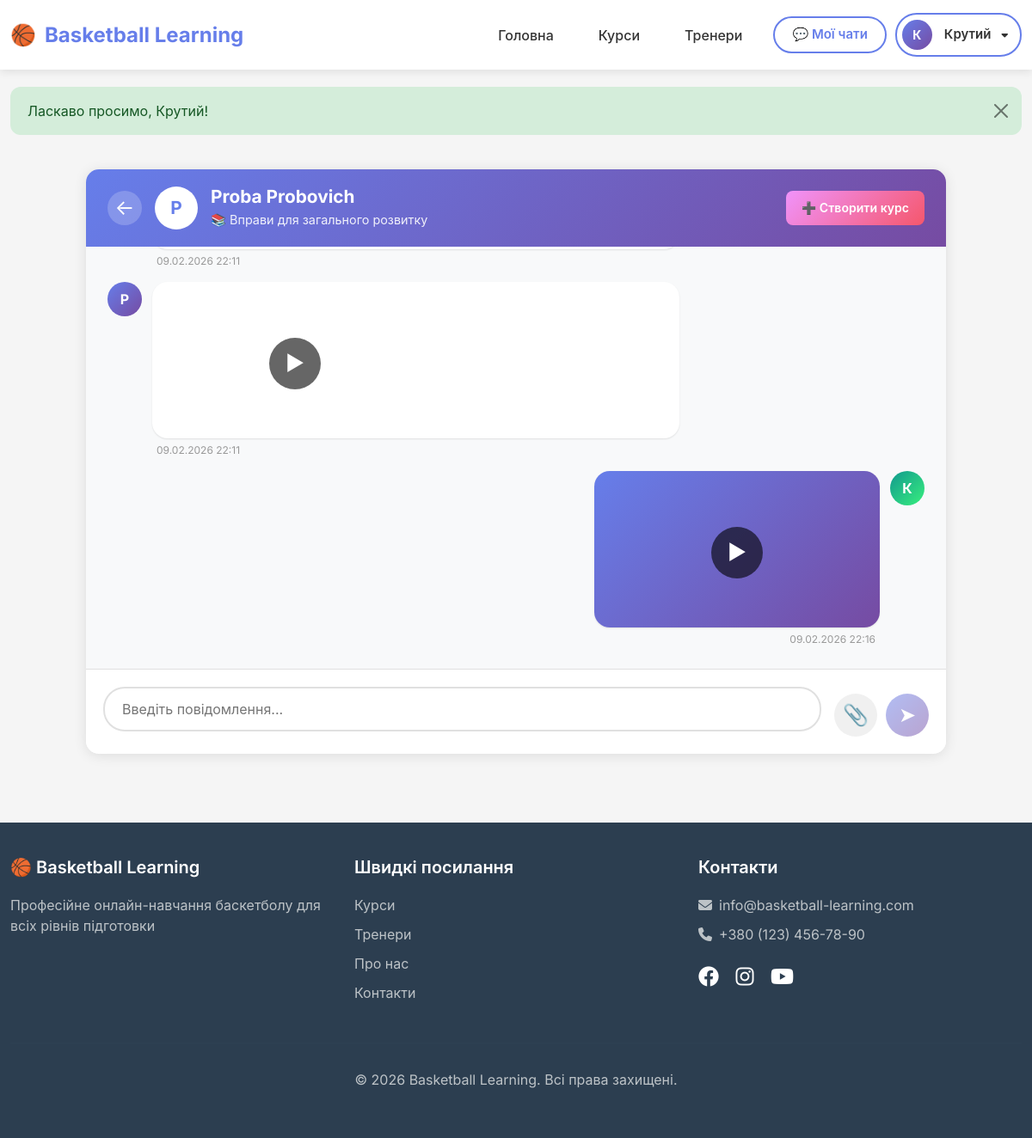
The app's page /chat.php?id=1 (signed in) with its own data.
### tables this page shows
CREATE TABLE `users` (
  `id` int(11) NOT NULL,
  `email` varchar(255) NOT NULL,
  `password` varchar(255) NOT NULL,
  `first_name` varchar(100) NOT NULL,
  `last_name` varchar(100) NOT NULL,
  `phone` varchar(20) DEFAULT NULL,
  `role` enum('student','trainer','admin') DEFAULT 'student',
  `avatar` varchar(255) DEFAULT NULL,
  `bio` text DEFAULT NULL,
  `experience_years` int(11) DEFAULT NULL,
  `created_at` timestamp NOT NULL DEFAULT current_timestamp(),
  `updated_at` timestamp NOT NULL DEFAULT current_timestamp() ON UPDATE current_timestamp(),
  `is_active` tinyint(1) DEFAULT 1
);

CREATE TABLE `chats` (
  `id` int(11) NOT NULL,
  `student_id` int(11) NOT NULL,
  `trainer_id` int(11) NOT NULL,
  `course_id` int(11) DEFAULT NULL,
  `chat_type` enum('course','general','individual') DEFAULT 'course',
  `subject` varchar(255) DEFAULT NULL,
  `created_at` timestamp NOT NULL DEFAULT current_timestamp(),
  `last_message_at` timestamp NULL DEFAULT NULL
);

CREATE TABLE `courses` (
  `id` int(11) NOT NULL,
  `title` varchar(255) NOT NULL,
  `description` text DEFAULT NULL,
  `price` decimal(10,2) NOT NULL,
  `is_free` tinyint(1) DEFAULT 0,
  `duration_weeks` int(11) DEFAULT NULL,
  `level` enum('beginner','intermediate','advanced') NOT NULL,
  `trainer_id` int(11) DEFAULT NULL,
  `thumbnail` varchar(255) DEFAULT NULL,
  `is_active` tinyint(1) DEFAULT 1,
  `created_at` timestamp NOT NULL DEFAULT current_timestamp(),
  `updated_at` timestamp NOT NULL DEFAULT current_timestamp() ON UPDATE current_timestamp()
);

CREATE TABLE `chat_messages` (
  `id` int(11) NOT NULL,
  `chat_id` int(11) NOT NULL,
  `sender_id` int(11) NOT NULL,
  `message` text NOT NULL,
  `message_type` enum('text','image','video') DEFAULT 'text',
  `media_path` varchar(500) DEFAULT NULL,
  `media_thumbnail` varchar(500) DEFAULT NULL,
  `is_read` tinyint(1) DEFAULT 0,
  `individual_course_id` int(11) DEFAULT NULL,
  `created_at` timestamp NOT NULL DEFAULT current_timestamp()
);

### config.php (called while the page is built, shortened)
<?php
class Database {
    private static $instance = null;
    private $conn;
    private function __construct() {
        try {
            $dsn = "mysql:host=" . DB_HOST . ";dbname=" . DB_NAME . ";charset=" . DB_CHARSET;
            $options = [
                PDO::ATTR_ERRMODE => PDO::ERRMODE_EXCEPTION,
                PDO::ATTR_DEFAULT_FETCH_MODE => PDO::FETCH_ASSOC,
                PDO::ATTR_EMULATE_PREPARES => false,
            ];
            $this->conn = new PDO($dsn, DB_USER, DB_PASS, $options);
        } catch (PDOException $e) {
            die("Помилка підключення до бази даних: " . $e->getMessage());
        }
    }
    public static function getInstance() {
        if (self::$instance === null) {
            self::$instance = new self();
        }
        return self::$instance;
    }
    public function getConnection() {
        return $this->conn;
    }
}
function isLoggedIn() {
    return isset($_SESSION['user_id']);
}
function getCurrentUser() {
    $db = Database::getInstance()->getConnection();
    $stmt = $db->prepare("SELECT id, email, first_name, last_name, role, avatar FROM users WHERE id = ?");
    $stmt->execute([$_SESSION['user_id']]);
    return $stmt->fetch();
}
function getFlashMessage() {
    if (isset($_SESSION['flash_message'])) {
        $message = $_SESSION['flash_message'];
        return $message;
    }
    return null;
}
?>

### chat.php (the view, shortened to what this page needs)
<?php
require_once 'config.php';
$db = Database::getInstance()->getConnection();
$userId = $_SESSION['user_id'];
$userRole = $_SESSION['user_role'];
$chatId = isset($_GET['id']) ? (int)$_GET['id'] : 0;
if ($userRole === 'student') {
    $stmt = $db->prepare("
        SELECT c.*,
               u.first_name as trainer_first_name,
               u.last_name as trainer_last_name,
               co.title as course_title
        FROM chats c
        JOIN users u ON c.trainer_id = u.id
        LEFT JOIN courses co ON c.course_id = co.id
        WHERE c.id = ? AND c.student_id = ?
    ");
    $stmt->execute([$chatId, $userId]);
} else {
    $stmt = $db->prepare("
        SELECT c.*,
               u.first_name as student_first_name,
               u.last_name as student_last_name,
               co.title as course_title
        FROM chats c
        JOIN users u ON c.student_id = u.id
        LEFT JOIN courses co ON c.course_id = co.id
        WHERE c.id = ? AND c.trainer_id = ?
    ");
    $stmt->execute([$chatId, $userId]);
}
$chat = $stmt->fetch();
$stmt = $db->prepare("
    SELECT cm.*, u.first_name, u.last_name
    FROM chat_messages cm
    JOIN users u ON cm.sender_id = u.id
    WHERE cm.chat_id = ?
    ORDER BY cm.created_at ASC
");
$stmt->execute([$chatId]);
$messages = $stmt->fetchAll();
include 'includes/header.php';
?>
<div class="chat-container">
    <div class="chat-header">
        <a href="chats.php" class="back-btn">←</a>
        <div class="chat-header-avatar">
            <?php
            if ($userRole === 'student') {
                echo strtoupper(mb_substr($chat['trainer_first_name'], 0, 1));
            } else {
                echo strtoupper(mb_substr($chat['student_first_name'], 0, 1));
            }
            ?>
        </div>
        <div class="chat-header-info">
            <h2>
                <?php
                if ($userRole === 'student') {
                    echo htmlspecialchars($chat['trainer_first_name'] . ' ' . $chat['trainer_last_name']);
                } else {
                    echo htmlspecialchars($chat['student_first_name'] . ' ' . $chat['student_last_name']);
                }
                ?>
            </h2>
            <div class="chat-header-course">
                <?php if (!empty($chat['course_title'])): ?>
                    📚 <?= htmlspecialchars($chat['course_title']) ?>
                <?php else: ?>
                    💬 Індивідуальна консультація
                <?php endif; ?>
            </div>
        </div>
        <?php if ($userRole === 'trainer'): ?>
        <a href="trainer/course-create.php"
           style="margin-left:auto;padding:9px 18px;background:linear-gradient(135deg,#f093fb,#f5576c);color:white;text-decoration:none;border-radius:8px;font-weight:600;font-size:.88rem;white-space:nowrap;flex-shrink:0;display:flex;align-items:center;gap:6px;">
            ➕ Створити курс
        </a>
        <?php endif; ?>
    </div>
    <div class="messages-container" id="messagesContainer">
        <?php if (empty($messages)): ?>
            <div class="empty-messages">
                <div class="empty-messages-icon">💬</div>
                <p>Поки немає повідомлень</p>
                <p>Надішліть перше повідомлення</p>
            </div>
        <?php else: ?>
            <?php foreach ($messages as $message): ?>
                <div class="message <?= $message['sender_id'] == $userId ? 'own' : '' ?>">
                    <div class="message-avatar">
                        <?= strtoupper(mb_substr($message['first_name'], 0, 1)) ?>
                    </div>
                    <div class="message-content">
                        <div class="message-bubble">
                            <?php if ($message['message_type'] === 'text'): ?>
                                <?= nl2br(htmlspecialchars($message['message'])) ?>
                            <?php elseif ($message['message_type'] === 'image'): ?>
                                <?php if (!empty($message['message'])): ?>
                                    <?= nl2br(htmlspecialchars($message['message'])) ?>
                                <?php endif; ?>
                                <div class="media-content" onclick="openMediaModal('<?= htmlspecialchars($message['media_path']) ?>', 'image')">
                                    <img src="<?= htmlspecialchars($message['media_path']) ?>" alt="Image">
                                </div>
                            <?php elseif ($message['message_type'] === 'video'): ?>
                                <div class="media-content" onclick="openMediaModal('<?= htmlspecialchars($message['media_path']) ?>', 'video')">
                                    <?php if ($message['media_thumbnail']): ?>
                                        <img src="<?= htmlspecialchars($message['media_thumbnail']) ?>" alt="Video thumbnail">
                                    <?php else: ?>
                                        <video src="<?= htmlspecialchars($message['media_path']) ?>" preload="metadata"></video>
                                    <?php endif; ?>
                                    <div class="video-play-overlay">▶</div>
                                </div>
                            <?php endif; ?>
                        </div>
                        <div class="message-time">
                            <?= date('d.m.Y H:i', strtotime($message['created_at'])) ?>
                        </div>
                    </div>
                </div>
            <?php endforeach; ?>
        <?php endif; ?>
    </div>
    <form method="POST" action="upload-chat-media.php" enctype="multipart/form-data" class="message-form" id="messageForm">
        <div class="message-input-wrapper">
            <textarea
                name="message"
                id="messageInput"
                class="message-input"
                placeholder="Введіть повідомлення..."
                rows="1"
            ></textarea>
        </div>
        <div class="chat-actions">
            <label class="attach-btn" title="Прикріпити фото або відео">
                📎
            </label>
            <button type="submit" class="send-btn" id="sendBtn">
                ➤
            </button>
        </div>
    </form>
</div>
<?php include 'includes/footer.php'; ?>

### includes/header.php (shortened to what this page needs)
<!DOCTYPE html>
<html lang="uk">
<head>
    <link href="https://cdn.jsdelivr.net/npm/bootstrap@5.3.0/dist/css/bootstrap.min.css" rel="stylesheet">
    <link rel="stylesheet" href="https://cdnjs.cloudflare.com/ajax/libs/font-awesome/6.4.0/css/all.min.css">
</head>
<body>
    <?php
    $currentPath = $_SERVER['PHP_SELF'];
    $isInSubfolder = (strpos($currentPath, '/student/') !== false ||
                      strpos($currentPath, '/trainer/') !== false ||
                      strpos($currentPath, '/admin/') !== false);
    $urlPrefix = $isInSubfolder ? '../' : '';
    if (isLoggedIn()) {
        $userId = $_SESSION['user_id'];
        $userRole = $_SESSION['user_role'];
    }
    ?>
    <nav class="navbar navbar-expand-lg navbar-light">
        <div class="container">
            <a class="navbar-brand" href="<?= $urlPrefix ?>index.php">
                🏀 <span>Basketball Learning</span>
            </a>
            <div class="collapse navbar-collapse" id="navbarNav">
                <ul class="navbar-nav ms-auto align-items-center">
                    <li class="nav-item">
                        <a class="nav-link" href="<?= $urlPrefix ?>index.php">Головна</a>
                    </li>
                    <li class="nav-item">
                        <a class="nav-link" href="<?= $urlPrefix ?>courses.php">Курси</a>
                    </li>
                    <li class="nav-item">
                        <a class="nav-link" href="<?= $urlPrefix ?>trainers.php">Тренери</a>
                    </li>
                    <?php if (isLoggedIn()): ?>
                        <?php $user = getCurrentUser(); ?>
                        <?php if ($user['role'] === 'student' || $user['role'] === 'trainer'): ?>
                        <li class="nav-item">
                            <a class="chat-btn" href="<?= $urlPrefix ?>chats.php">
                                💬 Мої чати
                            </a>
                        </li>
                        <?php endif; ?>
                        <li class="nav-item" style="position:relative;">
                            <button class="user-dropdown-btn" id="userDropdownBtn" type="button" onclick="toggleUserDropdown(event)">
                                <div class="user-avatar">
                                    <?= strtoupper(mb_substr($user['first_name'], 0, 1)) ?>
                                </div>
                                <?= htmlspecialchars($user['first_name']) ?>
                                <i class="fas fa-caret-down" style="margin-left:6px; font-size:12px;"></i>
                            </button>
                        </li>
                    <?php endif; ?>
                </ul>
            </div>
        </div>
    </nav>
    <?php
    $flashMessage = getFlashMessage();
    if ($flashMessage):
    ?>
    <div class="container">
        <div class="alert alert-<?= $flashMessage['type'] ?> alert-dismissible fade show" role="alert">
            <?= htmlspecialchars($flashMessage['message']) ?>
            <button type="button" class="btn-close" data-bs-dismiss="alert"></button>
        </div>
    </div>
    <?php endif; ?>
    <main>

### includes/header.php (style rules this page uses)
* { margin: 0; padding: 0; box-sizing: border-box; }
:root { --primary-color: #667eea; --secondary-color: #764ba2; --text-dark: #333; --text-light: #757575; --bg-light: #f5f5f5; --white: #ffffff; --transition: all 0.3s ease; }
html { overflow-x: hidden; }
body { font-family: 'Inter', -apple-system, BlinkMacSystemFont, 'Segoe UI', sans-serif; background: var(--bg-light); min-height: 100vh; display: flex; flex-direction: column; overflow-x: hidden; }
.navbar { background: white !important; box-shadow: 0 2px 10px rgba(0,0,0,0.1); padding: 15px 0 !important; position: sticky; top: 0; z-index: 1030; overflow: visible; }
.navbar .container { max-width: 1200px; overflow: visible; }
.navbar-brand { font-size: 1.5rem; font-weight: 700; color: #667eea !important; display: flex; align-items: center; gap: 10px; transition: var(--transition); }
.nav-link { color: #333 !important; font-weight: 500; margin: 0 10px; padding: 8px 16px !important; transition: var(--transition); border-radius: 8px; }
.chat-btn { position: relative; display: flex; align-items: center; gap: 8px; padding: 8px 20px; background: white; border: 2px solid #667eea; color: #667eea; border-radius: 25px; text-decoration: none; font-weight: 600; font-size: 15px; transition: var(--transition); margin: 0 10px; white-space: nowrap; }
.user-avatar { width: 35px; height: 35px; border-radius: 50%; background: linear-gradient(135deg, #667eea 0%, #764ba2 100%); display: flex; align-items: center; justify-content: center; color: white; font-weight: 700; font-size: 14px; margin-right: 8px; cursor: pointer; transition: var(--transition); pointer-events: none; }
.user-dropdown-btn { display: flex; align-items: center; gap: 6px; background: white; border: 2px solid #667eea; border-radius: 25px; padding: 6px 14px 6px 6px; cursor: pointer; font-size: 15px; font-weight: 600; color: #333; font-family: inherit; transition: var(--transition); white-space: nowrap; }
@media (min-width: 992px) { .navbar-collapse { display: flex !important; } }
.alert { border: none; border-radius: 12px; padding: 16px 20px; margin: 20px 0; display: flex; align-items: center; gap: 12px; animation: slideDown 0.3s ease; }
.alert-success { background: #d4edda; color: #155724; }
.alert .btn-close { margin-left: auto; }
.container { max-width: 1200px; }
main { flex: 1; }

### records on screen
users: first_name "К", first_name "Крутий"
chats: student.first_name "P", student.last_name "Proba Probovich", course.title "Вправи для загального розвитку"
chat_messages: created_at "09.02.2026 22:11"
chat_messages: sender.first_name "P", created_at "09.02.2026 22:11"
chat_messages: sender.first_name "К", created_at "09.02.2026 22:16"

### other values on screen
$flashMessage['message'] "Ласкаво просимо, Крутий!"
